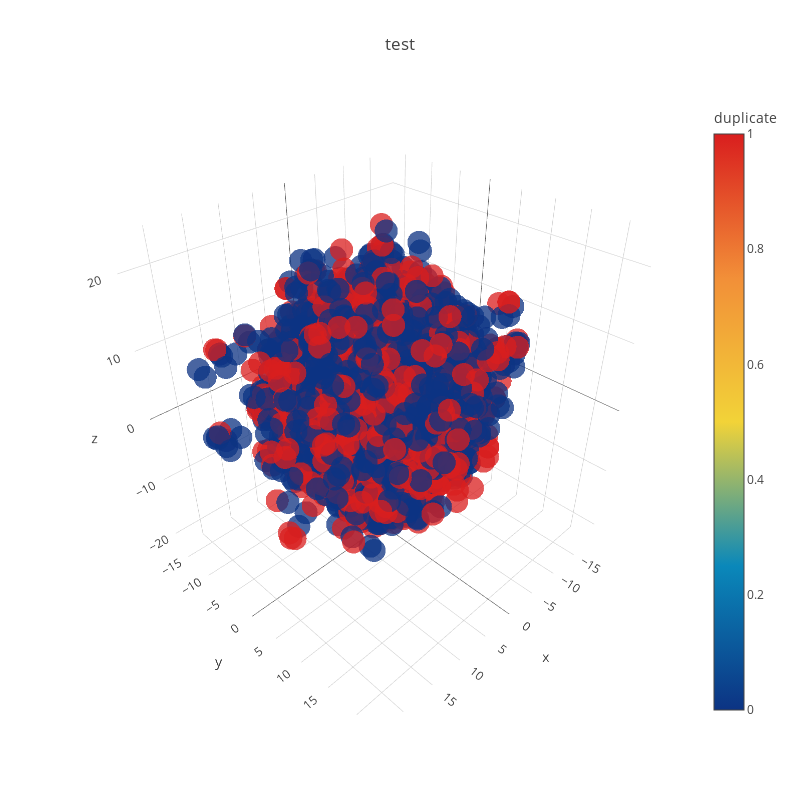

The notebook cell this image was saved under:
### Code cell
trace1 = go.Scatter3d(
    x=tsne[:,0],
    y=tsne[:,1],
    z=tsne[:,2],
    mode='markers',
    marker=dict(
        sizemode='diameter',
        color = dfs['is_duplicate'].values,
        colorscale = 'Portland',
        colorbar = dict(title = 'duplicate'),
        line=dict(color='rgb(255, 255, 255)'),
        opacity=0.75
    )
)

data=[trace1]
layout=dict(height=800, width=800, title='test')
fig=dict(data=data, layout=layout)
py.iplot(fig, filename='3DBubble')

### Figure 1 — Plotly figure (JSON) as saved in the notebook; plotly's stock layout.template omitted (floating-point values rounded to 4 significant figures; data arrays with more than 128 entries replaced by an {"elided": "..."} marker saying what was removed)
{"data": [{"marker": {"color": {"elided": "2500 int values"}, "colorbar": {"title": "duplicate"}, "colorscale": "Portland", "line": {"color": "rgb(255, 255, 255)"}, "opacity": 0.75, "sizemode": "diameter"}, "mode": "markers", "type": "scatter3d", "x": {"elided": "2500 float values"}, "y": {"elided": "2500 float values"}, "z": {"elided": "2500 float values"}}], "layout": {"height": 800, "title": "test", "width": 800}}
